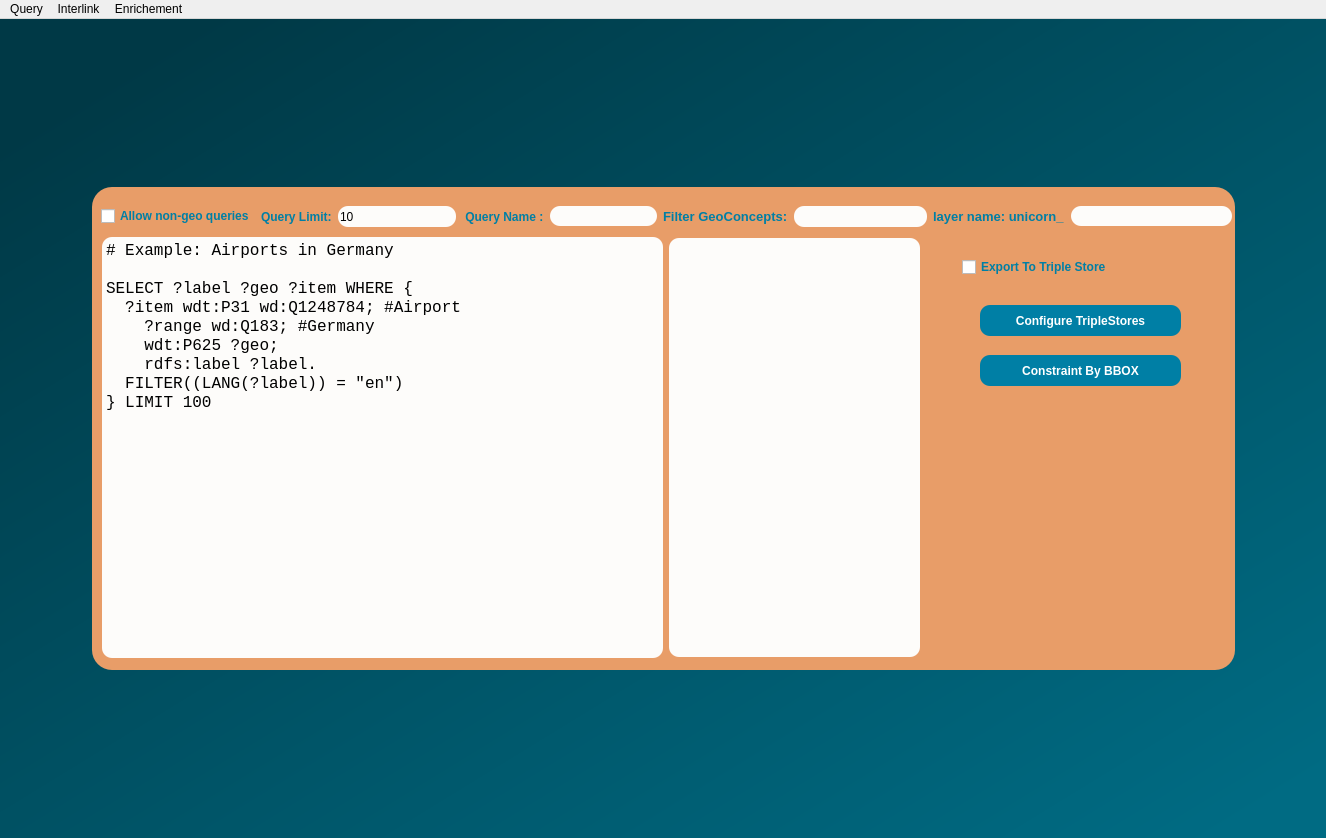
<?xml version="1.0" encoding="UTF-8"?>
<ui version="4.0">
 <class>MainWindow</class>
 <widget class="QMainWindow" name="MainWindow">
  <property name="geometry">
   <rect>
    <x>0</x>
    <y>0</y>
    <width>1326</width>
    <height>838</height>
   </rect>
  </property>
  <property name="windowTitle">
   <string>MainWindow</string>
  </property>
  <property name="styleSheet">
   <string notr="true"/>
  </property>
  <widget class="QWidget" name="centralwidget">
   <property name="styleSheet">
    <string notr="true">QObject#centralwidget{
background-color:qlineargradient(spread:pad, x1:0, y1:0, x2:1, y2:1, stop:0.0795455 rgba(0, 57, 70, 255), stop:0.5625 rgba(0, 85, 104, 255), stop:0.954545 rgba(0, 107, 131, 255));}
</string>
   </property>
   <layout class="QGridLayout" name="gridLayout">
    <item row="0" column="1">
     <spacer name="verticalSpacer_2">
      <property name="orientation">
       <enum>Qt::Vertical</enum>
      </property>
      <property name="sizeHint" stdset="0">
       <size>
        <width>20</width>
        <height>8</height>
       </size>
      </property>
     </spacer>
    </item>
    <item row="1" column="0">
     <spacer name="horizontalSpacer_5">
      <property name="orientation">
       <enum>Qt::Horizontal</enum>
      </property>
      <property name="sizeHint" stdset="0">
       <size>
        <width>40</width>
        <height>20</height>
       </size>
      </property>
     </spacer>
    </item>
    <item row="1" column="1" colspan="2">
     <widget class="QFrame" name="frame">
      <property name="minimumSize">
       <size>
        <width>1143</width>
        <height>483</height>
       </size>
      </property>
      <property name="styleSheet">
       <string notr="true">QObject#frame{
	background-color: rgb(232, 157, 104);
	
border-radius:20px;}



</string>
      </property>
      <property name="frameShape">
       <enum>QFrame::StyledPanel</enum>
      </property>
      <property name="frameShadow">
       <enum>QFrame::Raised</enum>
      </property>
      <widget class="QWidget" name="widget" native="true">
       <property name="geometry">
        <rect>
         <x>9</x>
         <y>9</y>
         <width>1131</width>
         <height>41</height>
        </rect>
       </property>
       <layout class="QHBoxLayout" name="horizontalLayout_3">
        <item>
         <widget class="QCheckBox" name="allownongeo">
          <property name="font">
           <font>
            <pointsize>9</pointsize>
            <weight>75</weight>
            <bold>true</bold>
           </font>
          </property>
          <property name="styleSheet">
           <string notr="true">color:rgb(0, 127, 165);</string>
          </property>
          <property name="text">
           <string>Allow non-geo queries</string>
          </property>
         </widget>
        </item>
        <item>
         <layout class="QHBoxLayout" name="horizontalLayout_2">
          <item>
           <widget class="QLabel" name="queryLimitLabel">
            <property name="font">
             <font>
              <pointsize>9</pointsize>
              <weight>75</weight>
              <bold>true</bold>
              <underline>false</underline>
             </font>
            </property>
            <property name="styleSheet">
             <string notr="true">color:rgb(0, 127, 165);</string>
            </property>
            <property name="text">
             <string>Query Limit:</string>
            </property>
           </widget>
          </item>
          <item>
           <widget class="QLineEdit" name="queryLimit">
            <property name="minimumSize">
             <size>
              <width>81</width>
              <height>21</height>
             </size>
            </property>
            <property name="styleSheet">
             <string notr="true">border-radius:10px;

border-color:rgb(45, 45, 45);

background-color: rgb(253, 252, 250);</string>
            </property>
            <property name="text">
             <string>10</string>
            </property>
           </widget>
          </item>
         </layout>
        </item>
        <item>
         <layout class="QHBoxLayout" name="horizontalLayout_4">
          <item>
           <widget class="QLabel" name="saveQueryName_3">
            <property name="font">
             <font>
              <pointsize>9</pointsize>
              <weight>75</weight>
              <bold>true</bold>
              <underline>false</underline>
             </font>
            </property>
            <property name="styleSheet">
             <string notr="true">color:rgb(0, 127, 165);</string>
            </property>
            <property name="text">
             <string> Query Name :</string>
            </property>
           </widget>
          </item>
          <item>
           <widget class="QLineEdit" name="saveQueryName_4">
            <property name="minimumSize">
             <size>
              <width>81</width>
              <height>20</height>
             </size>
            </property>
            <property name="styleSheet">
             <string notr="true">background-color: rgb(253, 252, 250);

border-radius:10px;

border-color:rgb(45, 45, 45);</string>
            </property>
           </widget>
          </item>
         </layout>
        </item>
        <item>
         <layout class="QHBoxLayout" name="horizontalLayout_6">
          <item>
           <widget class="QLabel" name="filterConceptsLabel">
            <property name="font">
             <font>
              <pointsize>10</pointsize>
              <weight>75</weight>
              <bold>true</bold>
              <underline>false</underline>
             </font>
            </property>
            <property name="styleSheet">
             <string notr="true">color:rgb(0, 127, 165);</string>
            </property>
            <property name="text">
             <string>Filter GeoConcepts:</string>
            </property>
           </widget>
          </item>
          <item>
           <widget class="QLineEdit" name="filterConcepts">
            <property name="minimumSize">
             <size>
              <width>133</width>
              <height>21</height>
             </size>
            </property>
            <property name="styleSheet">
             <string notr="true">border-radius:10px;

border-color:rgb(45, 45, 45);

background-color: rgb(253, 252, 250);</string>
            </property>
           </widget>
          </item>
         </layout>
        </item>
        <item>
         <layout class="QHBoxLayout" name="horizontalLayout_5">
          <item>
           <widget class="QLabel" name="label">
            <property name="font">
             <font>
              <pointsize>10</pointsize>
              <weight>75</weight>
              <bold>true</bold>
              <underline>false</underline>
             </font>
            </property>
            <property name="styleSheet">
             <string notr="true">color:rgb(0, 127, 165);</string>
            </property>
            <property name="text">
             <string>layer name: unicorn_</string>
            </property>
           </widget>
          </item>
          <item>
           <widget class="QLineEdit" name="inp_label">
            <property name="minimumSize">
             <size>
              <width>161</width>
              <height>20</height>
             </size>
            </property>
            <property name="styleSheet">
             <string notr="true">border-radius:10px;

border-color:rgb(45, 45, 45);

background-color: rgb(253, 252, 250);</string>
            </property>
           </widget>
          </item>
         </layout>
        </item>
       </layout>
      </widget>
      <widget class="QWidget" name="layoutWidget">
       <property name="geometry">
        <rect>
         <x>10</x>
         <y>50</y>
         <width>820</width>
         <height>421</height>
        </rect>
       </property>
       <layout class="QHBoxLayout" name="horizontalLayout">
        <item>
         <widget class="QPlainTextEdit" name="inp_sparql">
          <property name="minimumSize">
           <size>
            <width>561</width>
            <height>411</height>
           </size>
          </property>
          <property name="maximumSize">
           <size>
            <width>561</width>
            <height>471</height>
           </size>
          </property>
          <property name="font">
           <font>
            <family>Courier New</family>
            <pointsize>12</pointsize>
           </font>
          </property>
          <property name="cursor" stdset="0">
           <cursorShape>IBeamCursor</cursorShape>
          </property>
          <property name="styleSheet">
           <string notr="true">border-radius:10px;

background-color: rgb(253, 252, 250);</string>
          </property>
          <property name="plainText">
           <string># Example: Airports in Germany

SELECT ?label ?geo ?item WHERE {
  ?item wdt:P31 wd:Q1248784; #Airport
    ?range wd:Q183; #Germany
    wdt:P625 ?geo;
    rdfs:label ?label.
  FILTER((LANG(?label)) = &quot;en&quot;)
} LIMIT 100</string>
          </property>
         </widget>
        </item>
        <item>
         <widget class="QListView" name="geoClassList">
          <property name="minimumSize">
           <size>
            <width>251</width>
            <height>419</height>
           </size>
          </property>
          <property name="maximumSize">
           <size>
            <width>251</width>
            <height>419</height>
           </size>
          </property>
          <property name="styleSheet">
           <string notr="true">border-radius:10px;

background-color: rgb(253, 252, 250);</string>
          </property>
         </widget>
        </item>
       </layout>
      </widget>
      <widget class="QWidget" name="widget_5" native="true">
       <property name="geometry">
        <rect>
         <x>870</x>
         <y>70</y>
         <width>237</width>
         <height>151</height>
        </rect>
       </property>
       <layout class="QGridLayout" name="gridLayout_5">
        <item row="2" column="0">
         <widget class="QWidget" name="widget_10" native="true">
          <layout class="QGridLayout" name="gridLayout_2">
           <item row="1" column="0">
            <widget class="QPushButton" name="bboxButton">
             <property name="minimumSize">
              <size>
               <width>201</width>
               <height>31</height>
              </size>
             </property>
             <property name="maximumSize">
              <size>
               <width>201</width>
               <height>31</height>
              </size>
             </property>
             <property name="font">
              <font>
               <pointsize>9</pointsize>
               <weight>75</weight>
               <bold>true</bold>
              </font>
             </property>
             <property name="cursor">
              <cursorShape>PointingHandCursor</cursorShape>
             </property>
             <property name="styleSheet">
              <string notr="true">

background-color:rgb(0, 127, 165);
border-radius:10px;
color: rgb(255, 255, 255);</string>
             </property>
             <property name="text">
              <string>Constraint By BBOX</string>
             </property>
            </widget>
           </item>
           <item row="0" column="0">
            <widget class="QPushButton" name="loadTripleStoreButton">
             <property name="minimumSize">
              <size>
               <width>201</width>
               <height>31</height>
              </size>
             </property>
             <property name="maximumSize">
              <size>
               <width>201</width>
               <height>31</height>
              </size>
             </property>
             <property name="font">
              <font>
               <pointsize>9</pointsize>
               <weight>75</weight>
               <bold>true</bold>
               <underline>false</underline>
              </font>
             </property>
             <property name="cursor">
              <cursorShape>PointingHandCursor</cursorShape>
             </property>
             <property name="styleSheet">
              <string notr="true">
background-color:rgb(0, 127, 165);
border-radius:10px;
color: rgb(255, 255, 255);</string>
             </property>
             <property name="text">
              <string>Configure TripleStores</string>
             </property>
            </widget>
           </item>
          </layout>
         </widget>
        </item>
        <item row="0" column="0">
         <widget class="QCheckBox" name="exportTripleStore_2">
          <property name="minimumSize">
           <size>
            <width>128</width>
            <height>17</height>
           </size>
          </property>
          <property name="font">
           <font>
            <weight>75</weight>
            <bold>true</bold>
           </font>
          </property>
          <property name="cursor">
           <cursorShape>PointingHandCursor</cursorShape>
          </property>
          <property name="styleSheet">
           <string notr="true">
color:rgb(0, 127, 165);
</string>
          </property>
          <property name="text">
           <string>Export To Triple Store</string>
          </property>
         </widget>
        </item>
       </layout>
      </widget>
     </widget>
    </item>
    <item row="1" column="3">
     <spacer name="horizontalSpacer">
      <property name="orientation">
       <enum>Qt::Horizontal</enum>
      </property>
      <property name="sizeHint" stdset="0">
       <size>
        <width>48</width>
        <height>20</height>
       </size>
      </property>
     </spacer>
    </item>
    <item row="2" column="2">
     <spacer name="verticalSpacer">
      <property name="orientation">
       <enum>Qt::Vertical</enum>
      </property>
      <property name="sizeHint" stdset="0">
       <size>
        <width>20</width>
        <height>9</height>
       </size>
      </property>
     </spacer>
    </item>
   </layout>
  </widget>
  <widget class="QMenuBar" name="menubar">
   <property name="geometry">
    <rect>
     <x>0</x>
     <y>0</y>
     <width>1326</width>
     <height>21</height>
    </rect>
   </property>
   <property name="cursor">
    <cursorShape>PointingHandCursor</cursorShape>
   </property>
   <property name="autoFillBackground">
    <bool>true</bool>
   </property>
   <property name="defaultUp">
    <bool>false</bool>
   </property>
   <property name="nativeMenuBar">
    <bool>true</bool>
   </property>
   <widget class="QMenu" name="menuEdit">
    <property name="title">
     <string>Query</string>
    </property>
    <widget class="QMenu" name="menuEndpoint">
     <property name="title">
      <string>Endpoint</string>
     </property>
     <addaction name="actionSelect_Endpoint"/>
     <addaction name="actionQuick_Add_Endpoint"/>
     <addaction name="actionLoad_Graph"/>
    </widget>
    <widget class="QMenu" name="menuQuery_Options">
     <property name="title">
      <string>Query Options</string>
     </property>
     <addaction name="actionQuery_templates"/>
     <addaction name="actionLoad_Saved_Queries"/>
     <addaction name="actionSave_Query"/>
    </widget>
    <widget class="QMenu" name="menuLayers">
     <property name="title">
      <string>Layers</string>
     </property>
     <addaction name="actionLoad_Unicorn_Layers"/>
     <addaction name="actionAdd_Layer"/>
     <addaction name="actionExport_Loaded_Layer_as_TTL"/>
    </widget>
    <addaction name="menuEndpoint"/>
    <addaction name="menuQuery_Options"/>
    <addaction name="menuLayers"/>
   </widget>
   <widget class="QMenu" name="menuHelp">
    <property name="title">
     <string>Interlink</string>
    </property>
    <addaction name="actionFile"/>
    <addaction name="actionImport_Mappoing"/>
    <addaction name="actionExport_Mapping"/>
    <addaction name="actionSearch_Class"/>
   </widget>
   <widget class="QMenu" name="menuEnrichement">
    <property name="title">
     <string>Enrichement</string>
    </property>
    <addaction name="actionLoad_Layer"/>
    <addaction name="actionAdd_Enriched_Layer"/>
    <addaction name="actionRefresh_Layers"/>
    <addaction name="actionAdd_Row"/>
   </widget>
   <addaction name="menuEdit"/>
   <addaction name="menuHelp"/>
   <addaction name="menuEnrichement"/>
  </widget>
  <action name="actionFile">
   <property name="text">
    <string>Load Layer</string>
   </property>
  </action>
  <action name="actionSelect_Endpoint">
   <property name="text">
    <string>Select Endpoint</string>
   </property>
  </action>
  <action name="actionQuick_Add_Endpoint">
   <property name="text">
    <string>Quick Add Endpoint</string>
   </property>
  </action>
  <action name="actionLoad_Graph">
   <property name="text">
    <string>Load Graph</string>
   </property>
  </action>
  <action name="actionQuery_templates">
   <property name="text">
    <string>Query Templates</string>
   </property>
  </action>
  <action name="actionLoad_Saved_Queries">
   <property name="text">
    <string>Load Saved Queries</string>
   </property>
  </action>
  <action name="actionSave_Query">
   <property name="text">
    <string>Save Query</string>
   </property>
  </action>
  <action name="actionLoad_Unicorn_Layers">
   <property name="text">
    <string>Load Unicorn Layers</string>
   </property>
  </action>
  <action name="actionAdd_Layer">
   <property name="text">
    <string>Add Layer</string>
   </property>
  </action>
  <action name="actionExport_Loaded_Layer_as_TTL">
   <property name="text">
    <string>Export Loaded Layer as TTL</string>
   </property>
  </action>
  <action name="actionImport_Mappoing">
   <property name="text">
    <string>Import Mappoing</string>
   </property>
  </action>
  <action name="actionExport_Mapping">
   <property name="text">
    <string>Export Mapping</string>
   </property>
  </action>
  <action name="actionLoad_Layer">
   <property name="text">
    <string>Load Layer</string>
   </property>
  </action>
  <action name="actionAdd_Enriched_Layer">
   <property name="text">
    <string>Add Enriched Layer</string>
   </property>
  </action>
  <action name="actionSearch_Class">
   <property name="text">
    <string>Search Class</string>
   </property>
  </action>
  <action name="actionAdd_Enriched_Layer_2">
   <property name="text">
    <string>Add Enriched Layer</string>
   </property>
  </action>
  <action name="actionRefresh_Layers">
   <property name="text">
    <string>Refresh Layers</string>
   </property>
  </action>
  <action name="actionAdd_Row">
   <property name="text">
    <string>Add Row</string>
   </property>
  </action>
 </widget>
 <resources/>
 <connections/>
</ui>
